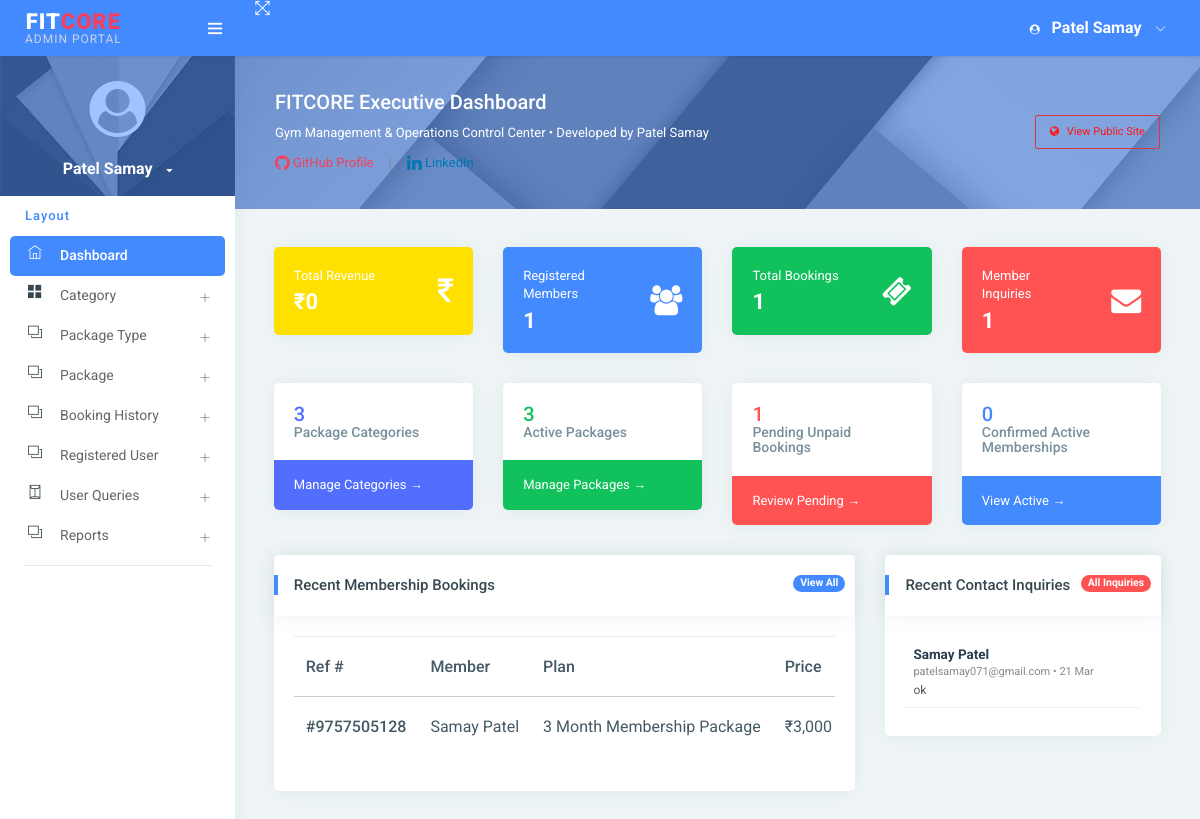
The page /admin_home/ (signed in) on the database as committed earlier.
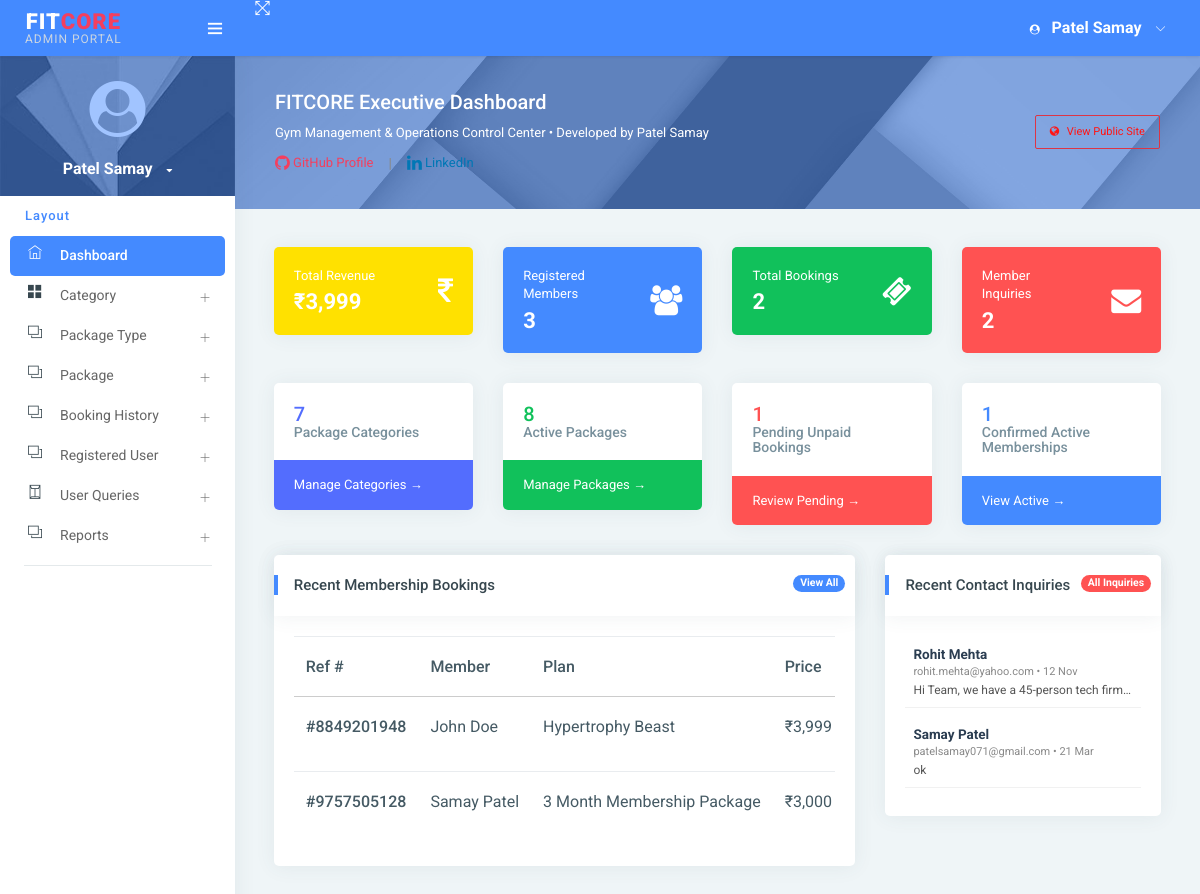
The same page on the database as committed later.
### gym/models.py (models this page shows, shortened)
class Booking(models.Model):
    package = models.ForeignKey(Package, on_delete=models.CASCADE, null=True, blank=True)
    register = models.ForeignKey(Signup, on_delete=models.CASCADE, null=True, blank=True)
    bookingnumber = models.CharField(max_length=100, null=True, blank=True)
    status = models.IntegerField(choices=STATUS, default=1)
    creationdate = models.DateTimeField(auto_now_add=True)
    class Meta:
        ordering = ['-creationdate']

class Signup(models.Model):
    user = models.ForeignKey(User, on_delete=models.CASCADE, null=True)
    mobile = models.CharField(max_length=15, null=True)
    state = models.CharField(max_length=150, null=True, blank=True)
    city = models.CharField(max_length=150, null=True, blank=True)
    address = models.CharField(max_length=200, null=True)
    creationdate = models.DateTimeField(auto_now_add=True)
    class Meta:
        verbose_name = "Member Profile"
        verbose_name_plural = "Member Profiles"
    @property
    def full_name(self):
        if self.user:
            name = f"{self.user.first_name} {self.user.last_name}".strip()
            return name if name else self.user.username
        return "Member"

class Package(models.Model):
    category = models.ForeignKey(Category, on_delete=models.CASCADE, null=True)
    packagename = models.ForeignKey(Packagetype, on_delete=models.CASCADE, null=True)
    titlename = models.CharField(max_length=200, null=True)
    packageduration = models.CharField(max_length=50, null=True)
    price = models.CharField(max_length=200, null=True)
    description = models.TextField(null=True, blank=True)
    creationdate = models.DateTimeField(auto_now_add=True)
    @property
    def clean_price(self):
        try:
            cleaned = str(self.price).replace('$', '').replace('₹', '').replace(',', '').strip()
            return float(cleaned)
        except (ValueError, TypeError):
            return 0.0
    @property
    def formatted_price(self):
        try:
            val = self.clean_price
            return f"{int(val):,}" if val.is_integer() else f"{val:,.2f}"
        except Exception:
            return str(self.price)

class Contact(models.Model):
    name = models.CharField(max_length=100, null=True)
    email = models.CharField(max_length=100, null=True)
    subject = models.CharField(max_length=200, null=True, blank=True)
    message = models.TextField(null=True)
    creationdate = models.DateTimeField(auto_now_add=True)
    class Meta:
        ordering = ['-creationdate']

### gym/views.py (the view)
# urls.py: path('admin_home/', admin_home, name='admin_home'),
def admin_home(request):
    if not request.user.is_authenticated or not request.user.is_staff:
        messages.error(request, "Please log in with administrator credentials.")
        return redirect('admin_login')
    totalcategory = Category.objects.count()
    totalpackagetype = Packagetype.objects.count()
    totalpackage = Package.objects.count()
    totalbooking = Booking.objects.count()
    total_members = Signup.objects.count()
    total_messages = Contact.objects.count()
    New = Booking.objects.filter(status=1)
    Partial = Booking.objects.filter(status=2)
    Full = Booking.objects.filter(status=3)
    revenue = 0
    for p in Paymenthistory.objects.filter(status=3):
        try:
            revenue += float(str(p.price).replace('$', '').replace('₹', '').replace(',', '').strip())
        except (ValueError, TypeError):
            pass
    recent_bookings = Booking.objects.all().order_by('-creationdate')[:6]
    recent_messages = Contact.objects.all().order_by('-creationdate')[:4]
    context = {
        'totalcategory': totalcategory,
        'totalpackagetype': totalpackagetype,
        'totalpackage': totalpackage,
        'totalbooking': totalbooking,
        'total_members': total_members,
        'total_messages': total_messages,
        'total_revenue': f"{int(revenue):,}",
        'New': New,
        'Partial': Partial,
        'Full': Full,
        'recent_bookings': recent_bookings,
        'recent_messages': recent_messages,
    }
    return render(request, 'admin/admin_home.html', context)

### gym/templates/admin/admin_home.html (shortened to what the changed rows need)
{% extends 'admin_base.html' %}
{% load static %}
{% block main %}
<div class="pcoded-inner-content">
    <div class="main-body">
        <div class="page-wrapper">
            <div class="page-body">
                <div class="row">
                    <div class="col-xl-3 col-md-6">
                        <div class="card bg-c-yellow text-white">
                            <div class="card-block">
                                <div class="row align-items-center">
                                    <div class="col">
                                        <p class="m-b-5">Total Revenue</p>
                                        <h4 class="m-b-0 text-white font-weight-bold">₹{{ total_revenue }}</h4>
                                    </div>
                                </div>
                            </div>
                        </div>
                    </div>
                    <div class="col-xl-3 col-md-6">
                        <div class="card bg-c-blue text-white">
                            <div class="card-block">
                                <div class="row align-items-center">
                                    <div class="col">
                                        <p class="m-b-5">Registered Members</p>
                                        <h4 class="m-b-0 text-white font-weight-bold">{{ total_members }}</h4>
                                    </div>
                                </div>
                            </div>
                        </div>
                    </div>
                    <div class="col-xl-3 col-md-6">
                        <div class="card bg-c-green text-white">
                            <div class="card-block">
                                <div class="row align-items-center">
                                    <div class="col">
                                        <p class="m-b-5">Total Bookings</p>
                                        <h4 class="m-b-0 text-white font-weight-bold">{{ totalbooking }}</h4>
                                    </div>
                                </div>
                            </div>
                        </div>
                    </div>
                    <div class="col-xl-3 col-md-6">
                        <div class="card bg-c-red text-white">
                            <div class="card-block">
                                <div class="row align-items-center">
                                    <div class="col">
                                        <p class="m-b-5">Member Inquiries</p>
                                        <h4 class="m-b-0 text-white font-weight-bold">{{ total_messages }}</h4>
                                    </div>
                                </div>
                            </div>
                        </div>
                    </div>
                </div>
                <div class="row">
                    <div class="col-xl-3 col-md-6">
                        <div class="card">
                            <div class="card-block">
                                <h5 class="text-c-purple">{{ totalcategory }}</h5>
                                <h6 class="text-muted m-b-0">Package Categories</h6>
                            </div>
                        </div>
                    </div>
                    <div class="col-xl-3 col-md-6">
                        <div class="card">
                            <div class="card-block">
                                <h5 class="text-c-green">{{ totalpackage }}</h5>
                                <h6 class="text-muted m-b-0">Active Packages</h6>
                            </div>
                        </div>
                    </div>
                    <div class="col-xl-3 col-md-6">
                        <div class="card">
                            <div class="card-block">
                                <h5 class="text-c-blue">{{ Full.count }}</h5>
                                <h6 class="text-muted m-b-0">Confirmed Active Memberships</h6>
                            </div>
                        </div>
                    </div>
                </div>
                <div class="row">
                    <div class="col-lg-8">
                        <div class="card">
                            <div class="card-block table-border-style">
                                <div class="table-responsive">
                                    <table class="table table-hover">
                                        <thead>
                                            <tr>
                                                <th>Ref #</th>
                                                <th>Member</th>
                                                <th>Plan</th>
                                                <th>Price</th>
                                            </tr>
                                        </thead>
                                        <tbody>
                                            {% for b in recent_bookings %}
                                            <tr>
                                                <td><strong>#{{ b.bookingnumber|default:b.id }}</strong></td>
                                                <td>{{ b.register.full_name }}</td>
                                                <td>{{ b.package.titlename }}</td>
                                                <td>₹{{ b.package.formatted_price }}</td>
                                            </tr>
                                            {% empty %}
                                            <tr>
                                                <td colspan="6" class="text-center text-muted">No recent bookings logged.</td>
                                            </tr>
                                            {% endfor %}
                                        </tbody>
                                    </table>
                                </div>
                            </div>
                        </div>
                    </div>
                    <div class="col-lg-4">
                        <div class="card">
                            <div class="card-block">
                                {% for m in recent_messages %}
                                <div class="p-2 mb-2" style="border-bottom: 1px solid #f1f1f1;">
                                    <div class="font-weight-bold text-dark" style="font-size:13.5px;">{{ m.name }}</div>
                                    <div style="font-size:11px; color:#888;">{{ m.email }} &bull; {{ m.creationdate|date:"d M" }}</div>
                                    <div style="font-size:12px; color:#555;" class="text-truncate">{{ m.message }}</div>
                                </div>
                                {% empty %}
                                <p class="text-muted text-center p-3">No messages received yet.</p>
                                {% endfor %}
                            </div>
                        </div>
                    </div>
                </div>
            </div>
        </div>
    </div>
</div>
{% endblock %}

Rows that differ between the two databases and show on the page:
added Booking: bookingnumber "8849201948", register.full_name "John Doe", package.titlename "Hypertrophy Beast", package.formatted_price "3,999"
added Contact: name "Rohit Mehta", email "rohit.mehta@yahoo.com", creationdate "12 Nov", message "Hi Team, we have a 45-person tech firm…"
Other text that changed with them:
{{ total_revenue }}: "0" → "3,999"
{{ total_members }}: "1" → "3"
{{ totalbooking }}: "1" → "2"
{{ total_messages }}: "1" → "2"
{{ totalcategory }}: "3" → "7"
{{ totalpackage }}: "3" → "8"
{{ Full.count }}: "0" → "1"
